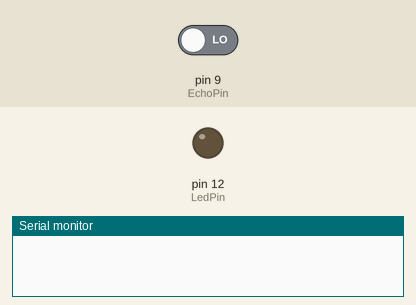
Recording of a sketch running on a simulated Arduino Uno, built with avr-gcc and run on an emulated ATmega328P. Shown: output pins drawn as LEDs (lit = HIGH), the last lines printed to the serial monitor. The test bench sets the inputs (shaded band); at power-on: pin 9 (EchoPin) LOW. Pins used as bus, display or sensor lines are not drawn.

Above: at 0.1 s.
At 1.1 s:
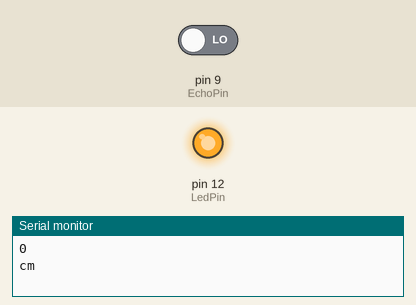
Timing chart, 0 to 2.6 s (numbered marks = the images above):
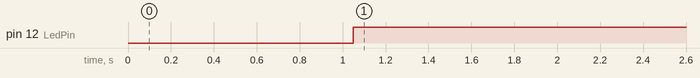

The sketch:

distance_light.ino
```cpp
int TrigPin = 8;
int EchoPin = 9;
int LedPin = 12;
int val;
void setup()
{
Serial.begin(9600);
pinMode(TrigPin, OUTPUT);
pinMode(EchoPin, INPUT);
pinMode(LedPin,OUTPUT);
}
void loop()
{
digitalWrite(TrigPin, LOW);
delayMicroseconds(2);
digitalWrite(TrigPin, HIGH);
delayMicroseconds(10);
int cm = pulseIn(EchoPin, HIGH) / 20.0;
cm = (int(cm * 100.0)) / 100.0;
Serial.println(cm);
Serial.println("cm");
delay(50);
if (58>=cm)
{
digitalWrite(LedPin, HIGH);
    delay(20);
}else{
digitalWrite(LedPin,LOW);
}
}
```

Measured:
- by itself, pin 12 (LedPin): LOW → HIGH at 1.1 s
